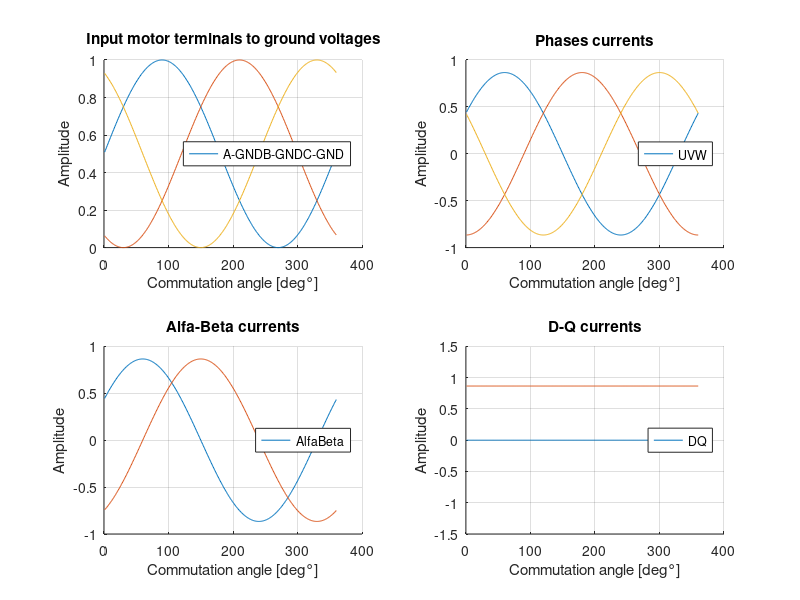

MATLAB code for this plot: (Note: this script raises an error after producing the figure.)
close all;
clear all;

ang = 1:1:360;

%    _____ _____ _   _ _    _  _____ 
%   / ____|_   _| \ | | |  | |/ ____|
%  | (___   | | |  \| | |  | | (___  
%   \___ \  | | | . ` | |  | |\___ \ 
%   ____) |_| |_| |\  | |__| |____) |
%  |_____/|_____|_| \_|\____/|_____/ 
                                                                  
% PHASE TO GROUND VOLTAGES
sinA_GND = (sin(deg2rad(ang))+1)/2;
sinB_GND = (sin(deg2rad(ang-120))+1)/2;
sinC_GND = (sin(deg2rad(ang-240))+1)/2;

% PHASE VOLTAGES
sinAB = (sinA_GND-sinB_GND);
sinBC = (sinB_GND-sinC_GND);
sinCA = (sinC_GND-sinA_GND);

% ALFA BETA
sin_alfa = sinAB;
sin_beta = (sinBC - sinCA)/sqrt(3);

alfa = atan2(sin_beta,sin_alfa);
rho = sqrt(sin_alfa.^2+sin_beta.^2);

% D-Q

for i = 1:1:360
    tet = deg2rad(ang(i)+180+30); 
    % Phase voltages are shifted to inputs by 30 deg,
    % 180 is cause by signs in A-B calculations
    sin_D(i) = cos(tet)*sin_alfa(i) + sin(tet)*sin_beta(i);
    sin_Q(i) = -sin(tet)*sin_alfa(i) + cos(tet)*sin_beta(i);
end

figure(1);

subplot(2,2,1);
hold on;
plot(sinA_GND);
plot(sinB_GND);
plot(sinC_GND);
grid on;
legend(["A-GND","B-GND","C-GND"],'Location','east');
xlabel("Commutation angle [deg°]");
ylabel("Amplitude");
title("Input motor terminals to ground voltages");

subplot(2,2,2);
hold on;
plot(sinAB);
plot(sinBC);
plot(sinCA);
grid on;
legend(["U","V","W"],'Location','east');
xlabel("Commutation angle [deg°]");
ylabel("Amplitude");
title("Phases currents");

subplot(2,2,3);
hold on;
plot(sin_alfa);
plot(sin_beta);
grid on;
legend(["Alfa","Beta"],'Location','east');
ylim([-1,1]);
xlabel("Commutation angle [deg°]");
ylabel("Amplitude");
title("Alfa-Beta currents");

subplot(2,2,4);
hold on;
plot(sin_D);
plot(sin_Q);
grid on;
legend(["D","Q"],'Location','east');
ylim([-1.5,1.5]);
xlabel("Commutation angle [deg°]");
ylabel("Amplitude");
title("D-Q currents");

%left-upper corner
set(gcf, 'Position', [1.8000 885.8000 1444 760.8000]);
saveas(gcf,'svm_1','epsc');

figure(2);

polarplot(alfa,rho,'--');
hold on;
polarplot(alfa,rho,'o');
hold off;
title("Alfa-Beta current vectors");
rlim([0 1]);

saveas(gcf,'svm_2','epsc');

%   __  __  ____  _____         _____ _____ _   _ _    _  _____ 
%  |  \/  |/ __ \|  __ \       / ____|_   _| \ | | |  | |/ ____|
%  | \  / | |  | | |  | |_____| (___   | | |  \| | |  | | (___  
%  | |\/| | |  | | |  | |______\___ \  | | | . ` | |  | |\___ \ 
%  | |  | | |__| | |__| |      ____) |_| |_| |\  | |__| |____) |
%  |_|  |_|\____/|_____/      |_____/|_____|_| \_|\____/|_____/ 
                                                                                                                    
% PHASE TO GROUND VOLTAGES
sin_a = sin(deg2rad(ang));
sin_b = sin(deg2rad(ang-120));
sin_c = sin(deg2rad(ang-240));

for i = 1:1:360
    mod(i) = min([sin_a(i) sin_b(i) sin_c(i)]); 
end
%mod = circshift(mod,+60);

svmA_GND = (sin_a - mod)/sqrt(3);
svmB_GND = (sin_b - mod)/sqrt(3);
svmC_GND = (sin_c - mod)/sqrt(3);


% PHASE VOLTAGES
svmAB = (svmA_GND-svmB_GND);
svmBC = (svmB_GND-svmC_GND);
svmCA = (svmC_GND-svmA_GND);

% ALFA BETA
svm_alfa = svmAB;
svm_beta = (svmBC - svmCA)/sqrt(3);

alfa = atan2(svm_beta,svm_alfa);
rho = sqrt(svm_alfa.^2+svm_beta.^2);

% D-Q
for i = 1:1:360
    tet = deg2rad(ang(i)+180+30);
    svm_D(i) = cos(tet)*svm_alfa(i) + sin(tet)*svm_beta(i);
    svm_Q(i) = -sin(tet)*svm_alfa(i) + cos(tet)*svm_beta(i);
end

figure(3);

subplot(2,2,1);
hold on;
plot(svmA_GND);
plot(svmB_GND);
plot(svmC_GND);
plot(mod);
grid on;
legend(["A-GND","B-GND","C-GND"],'Location','east');
xlabel("Commutation angle [deg°]");
ylabel("Amplitude");
title("Input motor terminals to ground voltages");

subplot(2,2,2);
hold on;
plot(svmAB);
plot(svmBC);
plot(svmCA);
grid on;
legend(["U","V","W"],'Location','east');
xlabel("Commutation angle [deg°]");
ylabel("Amplitude");
title("Phases currents");

subplot(2,2,3);
hold on;
plot(svm_alfa);
plot(svm_beta);
grid on;
legend(["Alfa","Beta"],'Location','east');
ylim([-1,1]);
xlabel("Commutation angle [deg°]");
ylabel("Amplitude");
title("Alfa-Beta currents");

subplot(2,2,4);
hold on;
plot(svm_D);
plot(svm_Q);
grid on;
legend(["D","Q"],'Location','east');
ylim([-1.5,1.5]);
xlabel("Commutation angle [deg°]");
ylabel("Amplitude");
title("D-Q currents");

%left-bottom corner
set(gcf, 'Position', [1.8000 41.8000 1444 760.8000]);
saveas(gcf,'svm_3','epsc')

figure(4);

polarplot(alfa,rho,'--')
hold on;
polarplot(alfa,rho,'o')
hold off;
title("Alfa-Beta current vectors");
rlim([0 1]);

saveas(gcf,'svm_4','epsc')

%   _______ _____  _____      _____ _____ _   _ _    _  _____ 
%  |__   __|  __ \|_   _|    / ____|_   _| \ | | |  | |/ ____|
%     | |  | |__) | | |_____| (___   | | |  \| | |  | | (___  
%     | |  |  _  /  | |______\___ \  | | | . ` | |  | |\___ \ 
%     | |  | | \ \ _| |_     ____) |_| |_| |\  | |__| |____) |
%     |_|  |_|  \_\_____|   |_____/|_____|_| \_|\____/|_____/                                                     

stA_GND = (sin(deg2rad(ang)) - sawtooth(deg2rad(ang+90)*3,1/2)/4)/sqrt(3) + 0.5;
stB_GND = (sin(deg2rad(ang-120)) - sawtooth(deg2rad(ang+210)*3,1/2)/4)/sqrt(3) + 0.5;
stC_GND = (sin(deg2rad(ang-240)) - sawtooth(deg2rad(ang+330)*3,1/2)/4)/sqrt(3) + 0.5;
x = sawtooth(deg2rad(ang+90)*3,1/2)/4;

% PHASE VOLTAGES
stAB = (stA_GND-stB_GND);
stBC = (stB_GND-stC_GND);
stCA = (stC_GND-stA_GND);

% ALFA BETA
st_alfa = stAB;
st_beta = (stBC - stCA)/sqrt(3);

alfa = atan2(st_beta,st_alfa);
rho = sqrt(st_alfa.^2+st_beta.^2);

% D-Q

for i = 1:1:360
    tet = deg2rad(ang(i)+180+30);
    st_D(i) = cos(tet)*st_alfa(i) + sin(tet)*st_beta(i);
    st_Q(i) = -sin(tet)*st_alfa(i) + cos(tet)*st_beta(i);
end

figure(5);

subplot(2,2,1);
hold on;
plot(stA_GND);
plot(stB_GND);
plot(stC_GND);
plot(x+0.5);
legend(["A-GND","B-GND","C-GND","Mod"]);

subplot(2,2,2);
hold on;
plot(stAB);
plot(stBC);
plot(stCA);
legend(["A-B","B-C","C-A"]);
ylim([-1,1]);

subplot(2,2,3);
hold on;
plot(st_alfa);
plot(st_beta);
legend(["Alfa","Beta"]);
ylim([-1,1]);

subplot(2,2,4);
hold on;
plot(st_D);
plot(st_Q);
legend(["D","Q"]);
ylim([-1.5,1.5]);

%right-upper corner
set(gcf, 'Position', [1.4474e+03 41.8000 1.4448e+03 760.8000]);
saveas(gcf,'svm_5','epsc')

figure(6);

polarplot(alfa,rho,'--')
hold on;
polarplot(alfa,rho,'.')
hold off;
title("Alfa-Beta current vectors");

saveas(gcf,'svm_6','epsc')
